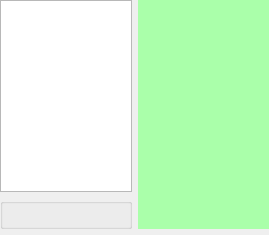
             <widget class="QWidget" name="tab_12">
              <attribute name="title">
               <string>Bilder</string>
              </attribute>
              <layout class="QHBoxLayout" name="horizontalLayout_32">
               <property name="spacing">
                <number>6</number>
               </property>
               <property name="leftMargin">
                <number>0</number>
               </property>
               <property name="topMargin">
                <number>0</number>
               </property>
               <property name="rightMargin">
                <number>0</number>
               </property>
               <property name="bottomMargin">
                <number>6</number>
               </property>
               <item>
                <widget class="QWidget" name="widget_40" native="true">
                 <property name="sizePolicy">
                  <sizepolicy hsizetype="Preferred" vsizetype="Preferred">
                   <horstretch>50</horstretch>
                   <verstretch>0</verstretch>
                  </sizepolicy>
                 </property>
                 <property name="minimumSize">
                  <size>
                   <width>50</width>
                   <height>0</height>
                  </size>
                 </property>
                 <layout class="QVBoxLayout" name="verticalLayout_25">
                  <property name="margin">
                   <number>0</number>
                  </property>
                  <item>
                   <widget class="EmbeddedViewTable" name="articleTableImages">
                    <property name="sizePolicy">
                     <sizepolicy hsizetype="Expanding" vsizetype="Expanding">
                      <horstretch>50</horstretch>
                      <verstretch>0</verstretch>
                     </sizepolicy>
                    </property>
                    <property name="dbColumns" stdset="0">
                     <stringlist>
                      <string>name</string>
                     </stringlist>
                    </property>
                    <property name="context" stdset="0">
                     <string>ARTICLE</string>
                    </property>
                    <property name="path" stdset="0">
                     <string>images</string>
                    </property>
                   </widget>
                  </item>
                  <item>
                   <widget class="QGroupBox" name="groupBox_41">
                    <property name="title">
                     <string/>
                    </property>
                    <layout class="QHBoxLayout" name="horizontalLayout_27">
                     <property name="spacing">
                      <number>0</number>
                     </property>
                     <property name="margin">
                      <number>0</number>
                     </property>
                     <item>
                      <spacer name="horizontalSpacer_9">
                       <property name="orientation">
                        <enum>Qt::Horizontal</enum>
                       </property>
                       <property name="sizeHint" stdset="0">
                        <size>
                         <width>40</width>
                         <height>20</height>
                        </size>
                       </property>
                      </spacer>
                     </item>
                     <item>
                      <widget class="ActionButton" name="articleButtonImagesAdd">
                       <property name="maximumSize">
                        <size>
                         <width>40</width>
                         <height>40</height>
                        </size>
                       </property>
                       <property name="text">
                        <string/>
                       </property>
                       <property name="icon">
                        <iconset resource="../../frontends/qt/resource.qrc">
                         <normaloff>:/icons/images/add.png</normaloff>:/icons/images/add.png</iconset>
                       </property>
                       <property name="iconSize">
                        <size>
                         <width>32</width>
                         <height>32</height>
                        </size>
                       </property>
                       <property name="flat">
                        <bool>true</bool>
                       </property>
                       <property name="context" stdset="0">
                        <string>ARTICLE</string>
                       </property>
                       <property name="enablePayloads" stdset="0">
                        <stringlist>
                         <string>Dirty</string>
                         <string>New</string>
                         <string>Edit</string>
                        </stringlist>
                       </property>
                       <property name="action" stdset="0">
                        <string>EmbeddedViewHandler.In.Add</string>
                       </property>
                       <property name="payload" stdset="0">
                        <string>images</string>
                       </property>
                      </widget>
                     </item>
                     <item>
                      <widget class="ActionButton" name="articleButtonImagesDelete">
                       <property name="maximumSize">
                        <size>
                         <width>40</width>
                         <height>40</height>
                        </size>
                       </property>
                       <property name="text">
                        <string/>
                       </property>
                       <property name="icon">
                        <iconset resource="../../frontends/qt/resource.qrc">
                         <normaloff>:/icons/images/delete.png</normaloff>:/icons/images/delete.png</iconset>
                       </property>
                       <property name="iconSize">
                        <size>
                         <width>32</width>
                         <height>32</height>
                        </size>
                       </property>
                       <property name="flat">
                        <bool>true</bool>
                       </property>
                       <property name="context" stdset="0">
                        <string>ARTICLE</string>
                       </property>
                       <property name="enablePayloads" stdset="0">
                        <stringlist>
                         <string>Dirty</string>
                         <string>New</string>
                         <string>Edit</string>
                        </stringlist>
                       </property>
                       <property name="action" stdset="0">
                        <string>EmbeddedViewHandler.In.Remove</string>
                       </property>
                       <property name="payload" stdset="0">
                        <string>images</string>
                       </property>
                      </widget>
                     </item>
                    </layout>
                   </widget>
                  </item>
                 </layout>
                </widget>
               </item>
               <item>
                <widget class="ImageLabel" name="articleImageImages">
                 <property name="sizePolicy">
                  <sizepolicy hsizetype="Preferred" vsizetype="Preferred">
                   <horstretch>50</horstretch>
                   <verstretch>0</verstretch>
                  </sizepolicy>
                 </property>
                 <property name="styleSheet">
                  <string notr="true">background-color: #AAFFAA;</string>
                 </property>
                 <property name="context" stdset="0">
                  <string>ARTICLE</string>
                 </property>
                 <property name="path" stdset="0">
                  <string>images.*.name</string>
                 </property>
                </widget>
               </item>
              </layout>
             </widget>
